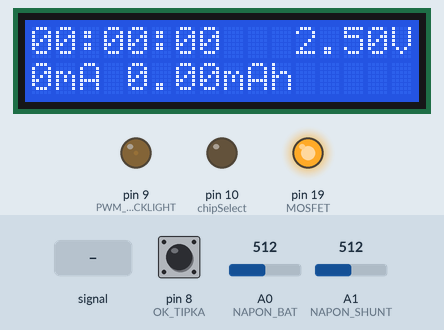
Simulated run of this sketch. Board: Arduino Uno, built with avr-gcc and run on an emulated ATmega328P. Shown: 16×2 character LCD, output pins drawn as LEDs (lit = HIGH). The test bench sets the inputs (shaded band); at power-on: A0 (NAPON_BAT) = 512, A1 (NAPON_SHUNT) = 512, pin 8 (OK_TIPKA) HIGH. Storage starts empty.

Above: at 1.6 s.
1.7 s: A0 (NAPON_BAT) fed a 2 Hz sine of ±306 counts around its level
At 3.7 s:
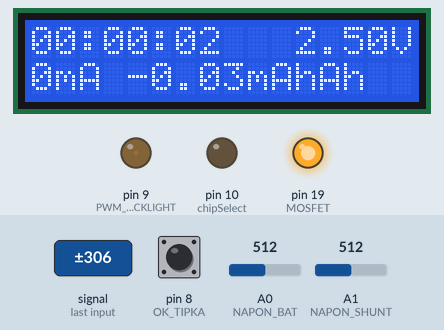
4.7 s: A0 (NAPON_BAT) set to 716
At 5.8 s:
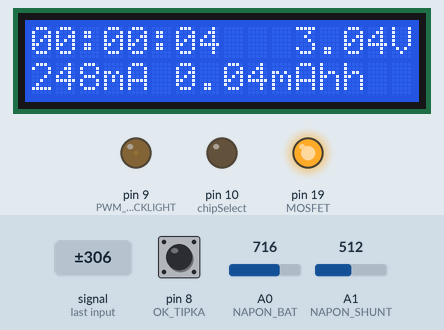
7.7 s: A1 (NAPON_SHUNT) set to 654
At 8.8 s:
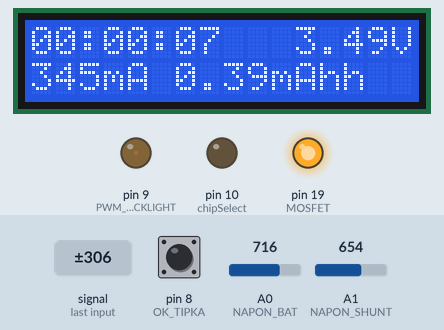
10.5 s: A1 (NAPON_SHUNT) set to 688
At 11.8 s:
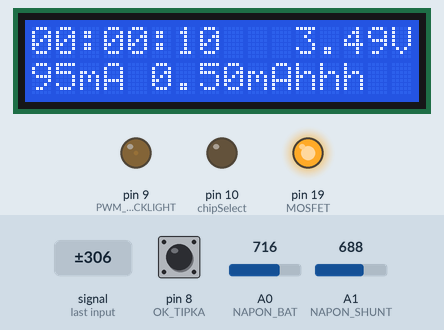
13.5 s: A1 (NAPON_SHUNT) set to 703
At 14.9 s:
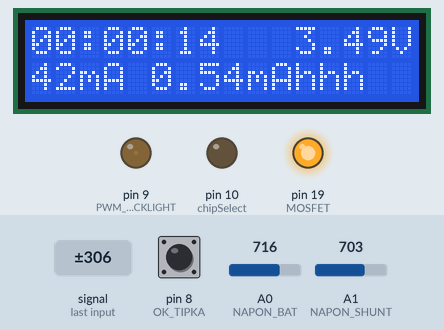
16.5 s: A1 (NAPON_SHUNT) set to 712
At 18.5 s:
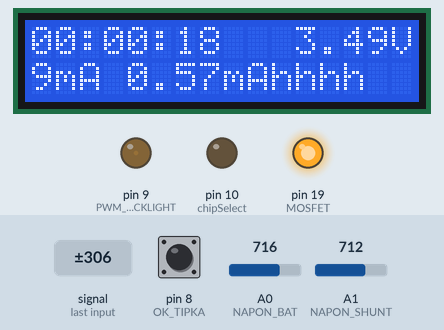
Timing chart, 0 to 20.0 s (numbered marks = the images above; inputs shaded):
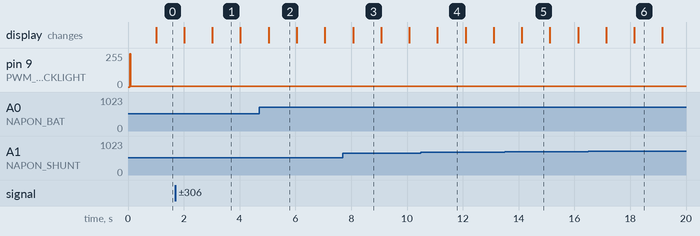

The sketch:

mjerac_kapaciteta_baterija_sdfat.ino
```cpp
#include <LiquidCrystal.h>
#include <SdFat.h>

// konfiguracija pinova prema shemi
#define SD_CS 10
#define OK_TIPKA 8
#define MOSFET 19
#define PWM_BACKLIGHT 9
#define BACKLIGHT_HIGH 250
#define BACKLIGHT_LOW 5
#define NAPON_BAT A0
#define NAPON_SHUNT A1
#define OTPOR_SHUNT 2.161 // tocno izmjereni otpor shunta

#define CCHARS 0 // prikaz stanja baterije kod praznjenja
#define JOULI_D 1 // izracun joulea/wattsati
#define TRIM 1 // kraci stringovi (ukoliko je sketch prevelik za zeljeni mikrokontroler
#define SD_CARD 1 // podrska za SD karticu

// 0 - NiMh/Cd, 1 - Alkaline, 2 - LiIon, 3 - sve ostalo
byte vrstaBaterije = 3;
// 0 - nema baterije, 1 - mjerenje u tijeku, 2 - mjerenje dovrseno
byte stanjeMjerenja = 0;
const float cutoff[3] = {0.8, 0.3, 3.0}; // cutoff naponi u voltima, po vrstama baterije
float napon[2];
float kapacitet = 0;
#if JOULI_D
float jouli = 0;
#endif
#if !TRIM
static const char *vrstaBaterijeNaziv[] = {"Ni-MH/Cd", "Alkaline", "Li-Ion  "};
#endif
#if TRIM
static const char *vrstaBaterijeNaziv[] = {"Ni-MH", "Alkal", "LiIon"};
#endif
unsigned long pocetakMjerenja;
unsigned long zadnjeMjerenje;
unsigned long krajMjerenja;
unsigned long zadnjiPrikaz; // automatski izmjenjujemo sadrzaj displeja na kraju mjerenja
byte ekran=0; // nakon mjerenja rezultate prikazujemo u tri dijela

#if SD_CARD
const int chipSelect = 10;
bool sdlog;
SdFat sd;
SdFile logfile;
char filename[] = "L00.CSV"; // naziv datoteke
#endif

LiquidCrystal lcd(2, 3, 4, 5, 6, 7); // konfiguracija LCD pinova


void setup()
{
        lcdCustomChars();
        lcd.begin(16, 2);
        pinMode(chipSelect, OUTPUT); // CS/SS pin mora biti deklariran kao izlaz
        pinMode(PWM_BACKLIGHT, OUTPUT); // backlight LCD-a
	analogWrite(PWM_BACKLIGHT, BACKLIGHT_HIGH);
	pinMode(NAPON_BAT, INPUT); // napon ispred shunta
	pinMode(NAPON_SHUNT, INPUT); // napon iza shunta
	pinMode(OK_TIPKA, INPUT_PULLUP); // tipkalo s internim pullupom
	pinMode(MOSFET, OUTPUT); // gate mosfeta
#if SD_CARD
	// inicijalizacija SD kartice, ako je imamo
        if (!sd.begin(chipSelect, SPI_HALF_SPEED))
        {
          sdlog = false;
        }
        else
        {
	sdlog = true;
        }
#endif
	// prepoznavanje baterije po naponu
	while(digitalRead(OK_TIPKA) == LOW)
	{
		mjerenje();
		while (napon[0] <= 0.3 ) // napon prenizak za bilo koju bateriju
		{
			lcd.home();
			lcd.print(F("Spojite bateriju"));
			mjerenje();
		}
		if (napon[0] >= 1.7) { vrstaBaterije = 2; } // preko 1,7V -  li-ion
		else if (napon[0] >= 1.5) { vrstaBaterije = 1; } // preko 1,5V - alkaline
		else if (napon[0] >= 1.1) { vrstaBaterije = 0; } // preko 1,1V - puna NiMH/NiCd
		else
		{
			lcd.print(F("Prazna baterija "));
			return;
		}
		lcd.home();
		lcd.print(F("Napon: "));
		lcd.print(napon[0]);
		lcd.print(F("V SD"));
		#if SD_CARD
		if (sdlog) // ispisi je li SD kartica pronadjena
		{
		    lcd.write((byte)6); // kvacica
		}
		else
		{
		    lcd.write((byte)7); // krzic
		}
		#endif
		lcd.setCursor(0,1);
		lcd.print(F("Tip:"));
		lcd.print(vrstaBaterijeNaziv[vrstaBaterije]);
		lcd.setCursor(13,1);
		lcd.print(F("OK?"));
		delay(500); // zbog ovoga tipku START treba malo duze drzati za pocetak mjerenja
	}
	digitalWrite(MOSFET, HIGH); // zapocni mjerenje
	stanjeMjerenja = 1;
#if SD_CARD
	if (sdlog)
	{
		otvoriDatoteku();
	}
#endif
	pocetakMjerenja = millis();
	lcd.clear();
	analogWrite(PWM_BACKLIGHT, BACKLIGHT_LOW); // smanjujemo pozadinsko osvjetljenje LCD-a
}

void loop()
{
	int brojMjerenja = 0;
	float prosjecniNapon[2] = {0, 0}; // kako izmjereni naponi variraju, racunat cemo prosjecnu vrijednost svake sekunde
	switch(stanjeMjerenja) {
	case 1:
		while( napon[0] >= cutoff[vrstaBaterije]) // dok god je napon iznad granicnog, mjerimo, ispisujemo, logiramo
		{
			brojMjerenja++;
			prosjecniNapon[0] += analogRead(A0) * 0.00488;
			prosjecniNapon[1] +=  analogRead(A1) * 0.00488;
			if (millis() >= zadnjeMjerenje + 1000) // prosla je sekunda
			{
				napon[0] = prosjecniNapon[0] / brojMjerenja;
				napon[1] = prosjecniNapon[1] / brojMjerenja;
				prikazMjerenja();
				zadnjeMjerenje = millis();
				prosjecniNapon[0] = 0;
				prosjecniNapon[1] = 0;
				brojMjerenja = 0;
			}
		}
		stanjeMjerenja = 2;
		krajMjerenja = millis();
		digitalWrite(MOSFET, LOW); // zatvaramo mosfet i prekidamo praznjenje
#if SD_CARD
		if (sdlog)
		{
			logfile.close();
		}
#endif
		analogWrite(PWM_BACKLIGHT, BACKLIGHT_HIGH); // pojacavamo backlight
		break;
	case 2:
		if (millis() >= zadnjiPrikaz + 5000)
		{
			switch(ekran)	{ // rezultate mjerenja prikazujemo u tri ekrana na 16x02 LCD-u
			case 0:
				lcd.clear();
				lcd.print(F("Vrijeme"));
				lcd.setCursor(8,0);
				ispisiTrajanje(krajMjerenja);
				lcd.setCursor(0,1);
				lcd.print(F("mAh"));
				lcd.setCursor(8,1);
				lcd.print(kapacitet);
				zadnjiPrikaz = millis();
				#if JOULI_D
				ekran = 1;
				#endif

				#if !JOULI_D
				ekran = 2;
				#endif
				break;
				#if JOULI_D
			case 1:
				lcd.clear();
				lcd.print(F("Wattsati"));
				lcd.setCursor(9,0);
				lcd.print((float)jouli / 3600);
				lcd.setCursor(0,1);
				lcd.print(F("Joula"));
				lcd.setCursor(9,1);
				lcd.print((float)jouli / 1000);
				lcd.write(75);//K
				zadnjiPrikaz = millis();
				ekran = 2;
				break;
				#endif
			case 2:
				lcd.clear();
				lcd.print(F("Kraj na: "));
				lcd.print(napon[0]);
				lcd.write(86); // V
#if SD_CARD
				if (sdlog)
				{
					lcd.setCursor(0,1);
					lcd.print(F("Log: "));
					lcd.print(filename);
				}
#endif
				zadnjiPrikaz = millis();
				ekran = 0;
				break;
			}
		}
		break;
	}
}

#if CCHARS
byte prikazBaterije(float naponF)
{
	int napon = naponF * 1000;
	const unsigned int batstatus[3] = {900, 900, 3400}; // minimalni naponi za "praznu" bateriju
	const byte korak[3] = {50, 100, 50}; // s ovim brojem dijelimo razliku od batstatus do trenutnog napona
	byte stanje = (napon - batstatus[vrstaBaterije]) / korak[vrstaBaterije];
	if (stanje >= 5)
	{
		return(5); // umjesto return moze ovdje i ispis na LCD
	}
	else
	{
		return(stanje);
	}

}
#endif

void mjerenje()
{
	napon[0] = analogRead(A0) * 0.00488;
	napon[1] = analogRead(A1) * 0.00488;
}

void prikazMjerenja()
{
	lcd.home();
	ispisiTrajanje(millis());
#if CCHARS
	lcd.setCursor(9,0);
	lcd.write((byte)prikazBaterije(napon[0])); // stanje baterije - grafika
#endif
	lcd.setCursor(11,0);
	lcd.print(napon[0]);
	lcd.write(86); // V
	lcd.setCursor(0,1);
	float struja = (napon[0] - napon[1])/OTPOR_SHUNT;
	kapacitet += (struja * 1000)/3600; // mAh
	#if JOULI_D
	jouli += napon[0] * struja;
	#endif
	lcd.print(int(struja*1000));
	lcd.print(F("mA "));
	lcd.print(kapacitet);
	lcd.print(F("mAh"));
#if SD_CARD
	if (sdlog) {
		logfile.print((millis() - pocetakMjerenja)/1000);
		logfile.write(9);
		logfile.print(napon[0]); // - napon[1]
		logfile.write(9);
		logfile.print(struja);
		logfile.write(9);
		logfile.print(kapacitet);
		#if JOULI_D
		logfile.write(9);
		logfile.print(jouli);
		#endif
		logfile.print(F("\n"));
	}
#endif
}

void pocNula(int vrijednost) // prljavi nacin formatiranja brojki s pocetnom nulom, da prikaz na displayu bude unificiran
{
	if (vrijednost <= 9)
	{
		lcd.write(48); // nula
		lcd.print(vrijednost);
	}
	else
	{
		lcd.print(vrijednost);
	}
}

void ispisiTrajanje(unsigned long vrijeme)
{
	int h, m, s;
	unsigned long traje = vrijeme - pocetakMjerenja;
	unsigned long over;
	h=int(traje/3600000);
	over=traje%3600000;
	m=int(over/60000);
	over=over%60000;
	s=int(over/1000);
	pocNula(h);
	lcd.write(58); // dvotocje
	pocNula(m);
	lcd.write(58);
	pocNula(s);
}

#if SD_CARD
void otvoriDatoteku(void)
{
	// create a new file
	for (uint8_t i = 0; i < 100; i++) {
		filename[1] = i/10 + '0';
		filename[2] = i%10 + '0';
		if (! sd.exists(filename)) {
			// only open a new file if it doesn't exist
			logfile.open(filename, O_RDWR | O_CREAT);
			break;
		}
	}
	#if JOULI_D
	logfile.print(F("sec\tUbat\tI\tmAh\tJ\n")); // zaglavlje tablice
	#endif
	#if !JOULI_D
	logfile.print(F("sec\tUbat\tI\tmAh\n")); // zaglavlje tablice
	#endif
}
#endif

void lcdCustomChars(void)
{
#if CCHARS
	const byte bat[64]={
		0B01110, 0B11011, 0B10001, 0B10001, 0B10001, 0B10001, 0B10001, 0B11111, // prazna baterija - 0
		0B01110, 0B11011, 0B10001, 0B10001, 0B10001, 0B10001, 0B11111, 0B11111, // 1
		0B01110, 0B11011, 0B10001, 0B10001, 0B10001, 0B11111, 0B11111, 0B11111, // 2
		0B01110, 0B11011, 0B10001, 0B10001, 0B11111, 0B11111, 0B11111, 0B11111,// 3
		0B01110, 0B11011, 0B10001, 0B11111, 0B11111, 0B11111, 0B11111, 0B11111, // 4
		0B01110, 0B11111, 0B11111, 0B11111, 0B11111, 0B11111, 0B11111, 0B11111,// 5
		0B00000, 0B00001, 0B00011, 0B10110, 0B11100, 0B01000, 0B00000, 0B00000, // kvacica
		0B00000, 0B11011, 0B01110, 0B00100, 0B01110, 0B11011, 0B00000, 0B00000 	}; // krizic

	byte pozicija = 0;
	byte znak[8];
	for (byte i=0; i < 8; i++)
	{
		for (byte j=0; j < 8; j++)
		{
			znak[j] = bat[pozicija]; // na mjesto "j" varijable adresa ucitaj bit
			pozicija++; // sljedeci bit
		}
		lcd.createChar(i, znak);
		delay(50);
	}

#endif
#if !CCHARS
	byte kvacica[8] = { 0B00000, 0B00001, 0B00011, 0B10110, 0B11100, 0B01000, 0B00000, 0B00000 }; // 6 kvacica
	byte krizic[8] = { 0B00000, 0B11011, 0B01110, 0B00100, 0B01110, 0B11011, 0B00000, 0B00000 }; // 7 krizic
	lcd.createChar(6, kvacica);
	lcd.createChar(7, krizic);
#endif
}
```

Measured:
- the behaviour switches between 671 and 672 on A1 (NAPON_SHUNT) (found by bisection; images 3 and 4)
- the behaviour switches between 711 and 712 on A1 (NAPON_SHUNT) (found by bisection; images 5 and 6)
- after the input at 4.7 s, the display: changes after 0.34 s (image 2)
- after the input at 10.5 s, the display: changes after 0.59 s (image 4)
- what the display in image 1 shows lasts 1.0 s, from 3.0 s to 4.0 s
